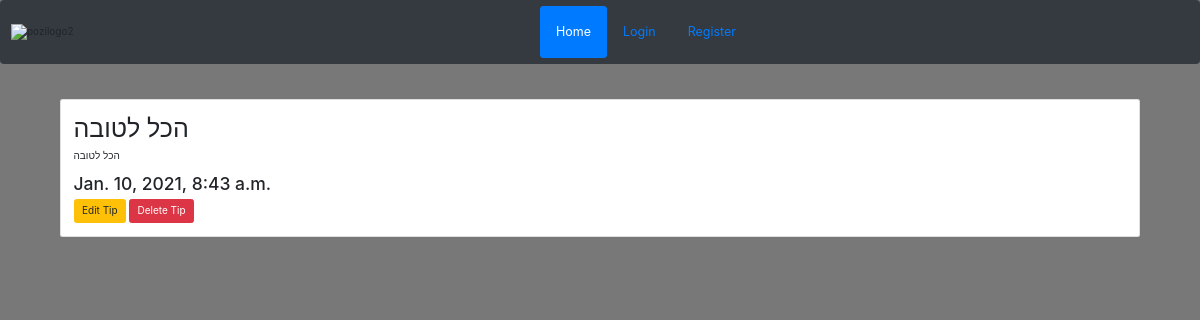
The app's page /chat/Daliy_Tip/tip_detail/1/, older data.
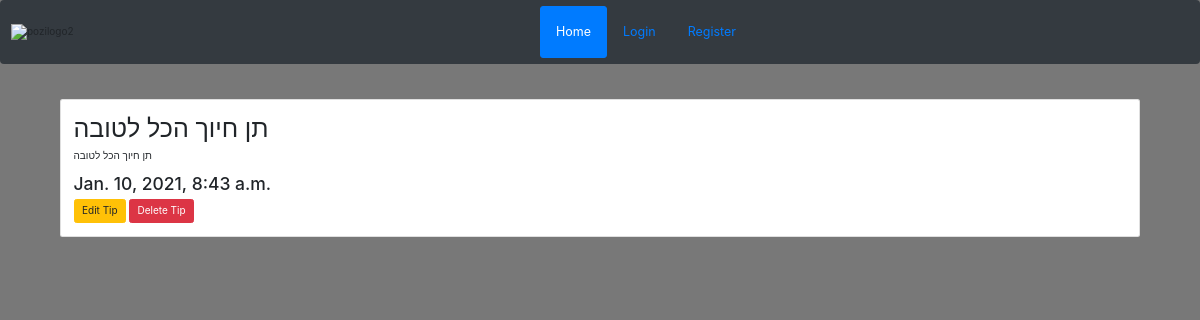
The same page, newer data.
### chat/models.py (models this page shows, shortened)
class tip_model(models.Model):
    subject = models.CharField(max_length=300)
    text = models.TextField(max_length=5000, null=True)
    release_date = models.DateTimeField(auto_now_add=True, null=True)

### chat/views.py (the view)
# urls.py: path('Daliy_Tip/tip_detail/<int:id>/', views.tip_detail, name='tip_detail'),
def tip_detail(request, id):
    All_Tips = tip_model.objects.get(id=id)
    context = {
        "Daliy_Tips": All_Tips
    }
    return render(request, 'chat/daliy_tip/tip_detail.html', context)

### chat/templates/chat/daliy_tip/tip_detail.html
{% extends 'basic_app/base.html' %}
{% block body_block %}
<div class ="container">
    <br>
    <div class ="card">
        <div class ="card-body">
            <div class ="row">
                <div class="col-md-4">
                    <h1>{{ Daliy_Tips.subject }}</h1>
                    <p> {{ Daliy_Tips.text}}</p>
                    <h3>{{ Daliy_Tips.release_date }}</h3>
                                                   {% if not user.groups.all.0.name == "customer" %}
                            <a href="{% url 'chat:edit_tip' Daliy_Tips.id %}" class="btn btn-warning">Edit Tip</a>
                            <a href="{% url 'chat:delete_tip' Daliy_Tips.id %}" class="btn btn-danger">Delete Tip</a>
                        {% endif %}
                </div>
            </div>
        </div>
    </div>
</div>
{% endblock %}

Row changes from the older to the newer data that the page shows:
changed tip_model: subject "הכל לטובה" → "תן חיוך הכל לטובה"; text "הכל לטובה" → "תן חיוך הכל לטובה"
